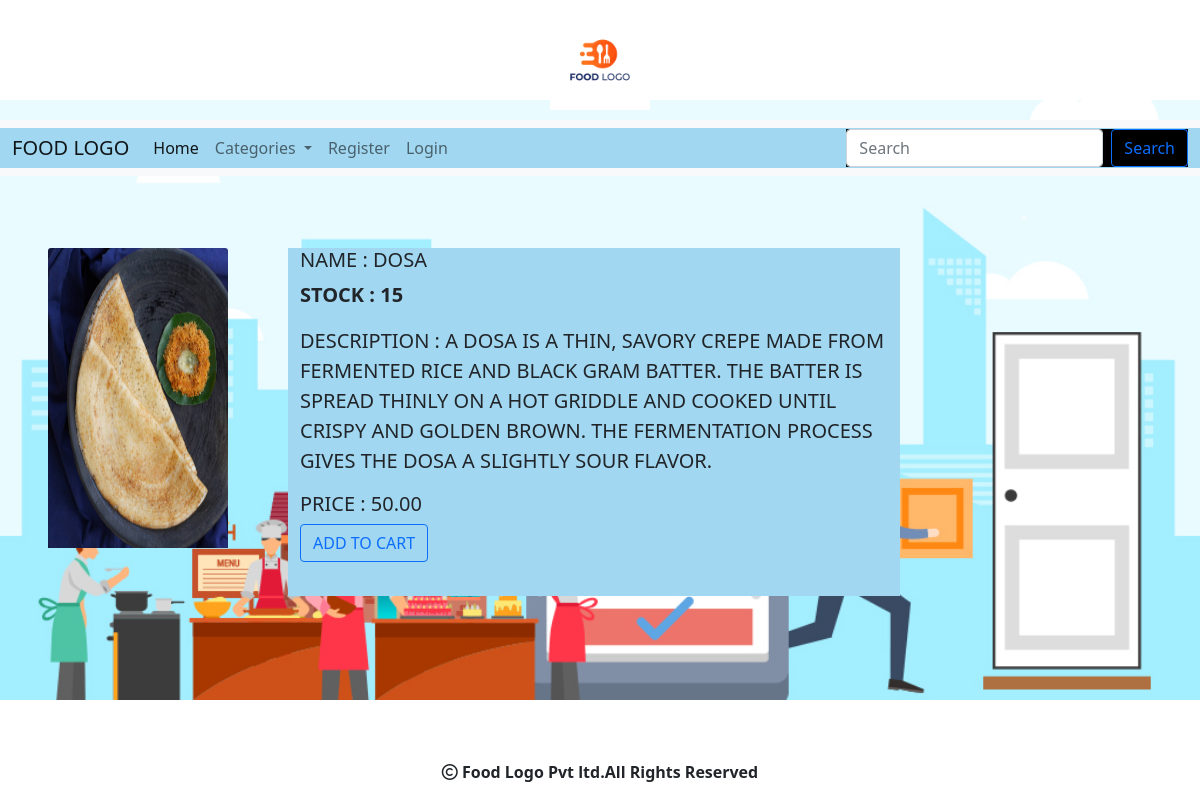
Screenshot of /viewproduct/Dosa with the database file from the repository.
### shop/models.py (models this page shows, shortened)
class Product(models.Model):
    name = models.CharField(max_length=200)
    desc = models.TextField()
    image = models.ImageField(upload_to='shop/products', blank=True, null=True)
    price=models.DecimalField(max_digits=10,decimal_places=2)
    category=models.ForeignKey(Category,on_delete=models.CASCADE)
    stock=models.IntegerField()
    available=models.BooleanField(default=True)
    created=models.DateTimeField(auto_now_add=True)
    updated=models.DateTimeField(auto_now=True)

### shop/views.py (the view)
# urls.py: path('viewproduct/<p>',views.viewproduct,name="viewproduct"),
def viewproduct(request,p):
    c=Product.objects.get(name=p)
    return render(request,'viewproduct.html',{'product':c})

### cart/context_processors.py (called while the page is built, shortened)
def productcount(request):
    item_count=0
    return{'count':item_count}

### shop/context_processors.py (called while the page is built)
def menu_links(request):
    c=Category.objects.all()
    return {'links':c}

### templates/viewproduct.html (shortened to what this page needs)
{% extends 'base.html' %}
{% load static %}
{% block content %}
<br>
<div class="row">
  <div class="col-2 m-5" ">
    <center><img src="{{product.image.url}}" class="card-img-top" alt="..." style="width:100%;" height="300"></center>
  </div>
  <div class="col-sm-6 mt-5" style="text-transform: uppercase;font-size:20px;background-color:#a1d7f0;">
        <h5>Name : {{product.name}}</h5>
      <p><b>Stock : {{product.stock}}</b></p>
        <p >Description : {{product.desc}}</p>
        <h5>Price : {{product.price}}</h5>
        {% if user.is_superuser == False %}
            {% if p.stock <= 0 %}
                <h5 class="text-danger">Out Of Stock</h5>
            {% else %}
                <a   class="btn btn-outline-primary" href="{% url 'cart:addtocart' product.name %}">ADD TO CART</a>
            {% endif %}
        {% endif %}
  </div>
</div>
{% endblock %}

### rows the page displays
Product: image (picture), name "DOSA", stock "15", desc "A DOSA IS A THIN, SAVORY CREPE MADE FROM FERMENTED RICE AND BLACK GRAM BATTER. THE BATTER IS SPREAD THINLY ON A HOT GRIDDLE AND COOKED UNTIL CRISPY AND GOLDEN BROWN. THE FERMENTATION PROCESS GIVES THE DOSA A SLIGHTLY SOUR FLAVOR.", price "50.00"
